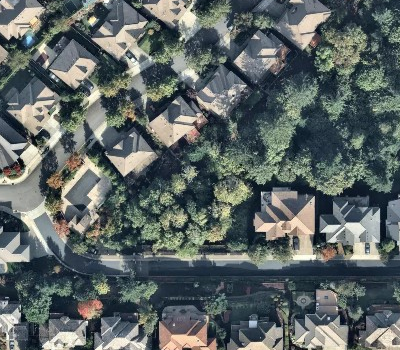
#> input picture AT-Task2-DL/TrainingData/Satellite/Cropped/1588570135.png, 400 x 350 px, found by its file name; its folder holds only this picture in this run
$ python MapquestImageRequester.py
#> lines starting #> are read from the running program, lines starting #| are printed output that depends on the picture
import os
from cv2 import cv2
import numpy as np
import requests
import math
import random
from pathlib import Path
import time
from PIL import Image

LAT = [45.35051, 45.65]
LONG = [-122.20, -123.0]

X_SLICE = 50
Y_SLICE = 50

RAW_IMG_PATH = "C:\\Users\\harry\\Anaconda3\\envs\\gputest\\AT-Task2-DL\\TrainingData\\Satellite\\RawImg"
CROPPED_IMG_PATH = "C:\\Users\\harry\\Anaconda3\\envs\\gputest\\AT-Task2-DL\\TrainingData\\Satellite\\Cropped"
SLICED_IMG_PATH = "C:\\Users\\harry\\Anaconda3\\envs\\gputest\\AT-Task2-DL\\TrainingData\\Satellite\\SlicedImg"

def mapquest_image_request():
    randLat = random.uniform(LAT[0], LAT[1])
    randLon = random.uniform(LONG[0], LONG[1])
    url = f"https://www.mapquestapi.com/staticmap/v4/getmap?key=MS6YUJYIiHcFHDwp0L8iUDxsuSw0G7c7&size=400, 400&zoom=18&center={randLat},{randLon}&type=sat&imagetype=png&pois=1, {randLat}, {randLat}, {randLon}, {randLon}"
    response = requests.get(url, stream=True).raw
    image = np.asarray(bytearray(response.read()), dtype="uint8")
    image = cv2.imdecode(image, cv2.IMREAD_COLOR)
    #cv2.imshow('URL IMG', image)
    #cv2.waitKey()
    return image
    #return cv2.imdecode(image, cv2.IMREAD_COLOR)

def crop_img():
    raw_img = mapquest_image_request()
    image = raw_img[25:375, 0:400]
    #image = cv2.resize(raw_img, dsize = size, interpolation=cv2.INTER_CUBIC)
    #cv2.imshow("croppped", image)
    #cv2.waitKey(0)
    return image

def save_img():
    image = crop_img()
    file_name = f"{int(time.time())}.{'png'}"
    cv2.imwrite(CROPPED_IMG_PATH + "\\" + file_name, image)

for x in range(1):
    save_img()
#> (the call stopped at in mapquest_image_request, `response = requests.get(url, stream=True).raw`: the network is not available in this run)
#> further down, img_array is the input picture: shape (350, 400, 3); mean B, G, R 100.6, 101.8, 93

X_SLICE = int(X_SLICE)
Y_SLICE = int(Y_SLICE)

def slice_image(img):
    img_width, img_height = img.shape[:2]
#> img_width = 350; img_height = 400
    x_tiles = math.floor(img_width / X_SLICE)
#> x_tiles = 7
    y_tiles = math.floor(img_height / Y_SLICE)
#> y_tiles = 8
    image_start_time = f"{int(time.time())}"
    for y in range(y_tiles):
        for x in range(x_tiles):
            current_x_step = x * X_SLICE
            current_y_step = y * Y_SLICE
            new_img = img[current_y_step:current_y_step+Y_SLICE, current_x_step:current_x_step+X_SLICE]
            file_name = f"\\{image_start_time} {x},{y}.png"
            cv2.imwrite(SLICED_IMG_PATH + file_name, new_img)
#> this loop made 8 passes
#> pass 1, in slice_image, `cv2.imwrite(SLICED_IMG_PATH + file_name, new_img)`:
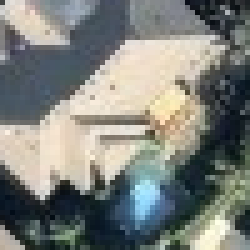
#> saved as 1795178000 0,0.png: shape (50, 50, 3) (shown 5 times larger); mean B, G, R 123.9, 128.9, 125.7
#> pass 1, in slice_image, `cv2.imwrite(SLICED_IMG_PATH + file_name, new_img)`:
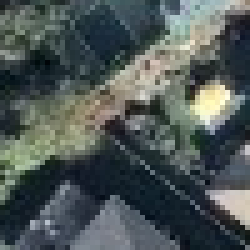
#> saved as 1795178000 1,0.png: shape (50, 50, 3) (shown 5 times larger); mean B, G, R 86.5, 87.4, 78.3
#> pass 1, in slice_image, `cv2.imwrite(SLICED_IMG_PATH + file_name, new_img)`:
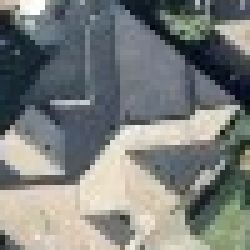
#> saved as 1795178000 2,0.png: shape (50, 50, 3) (shown 5 times larger); mean B, G, R 124.4, 126.8, 123.2
#> pass 1, in slice_image, `cv2.imwrite(SLICED_IMG_PATH + file_name, new_img)`:
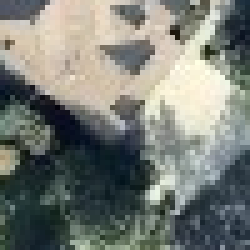
#> saved as 1795178000 3,0.png: shape (50, 50, 3) (shown 5 times larger); mean B, G, R 118.1, 124.5, 120.4

for img in os.listdir(CROPPED_IMG_PATH):
    img_array = cv2.imread(os.path.join(CROPPED_IMG_PATH, img), cv2.IMREAD_COLOR)
    slice_image(img_array)
